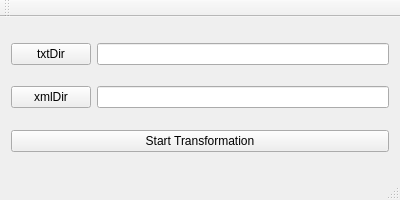
<?xml version="1.0" encoding="UTF-8"?>
<ui version="4.0">
 <class>TXT2XMLClass</class>
 <widget class="QMainWindow" name="TXT2XMLClass">
  <property name="geometry">
   <rect>
    <x>0</x>
    <y>0</y>
    <width>400</width>
    <height>200</height>
   </rect>
  </property>
  <property name="minimumSize">
   <size>
    <width>400</width>
    <height>200</height>
   </size>
  </property>
  <property name="maximumSize">
   <size>
    <width>400</width>
    <height>200</height>
   </size>
  </property>
  <property name="windowTitle">
   <string>TXT2XML</string>
  </property>
  <widget class="QWidget" name="centralWidget">
   <layout class="QVBoxLayout" name="verticalLayout_2">
    <item>
     <layout class="QVBoxLayout" name="verticalLayout">
      <item>
       <spacer name="verticalSpacer_3">
        <property name="orientation">
         <enum>Qt::Vertical</enum>
        </property>
        <property name="sizeHint" stdset="0">
         <size>
          <width>20</width>
          <height>40</height>
         </size>
        </property>
       </spacer>
      </item>
      <item>
       <layout class="QHBoxLayout" name="horizontalLayout">
        <item>
         <widget class="QPushButton" name="BTN_TXTDIR">
          <property name="text">
           <string>txtDir</string>
          </property>
         </widget>
        </item>
        <item>
         <widget class="QLineEdit" name="LINEEDIT_TXTDIR"/>
        </item>
       </layout>
      </item>
      <item>
       <spacer name="verticalSpacer">
        <property name="orientation">
         <enum>Qt::Vertical</enum>
        </property>
        <property name="sizeHint" stdset="0">
         <size>
          <width>20</width>
          <height>40</height>
         </size>
        </property>
       </spacer>
      </item>
      <item>
       <layout class="QHBoxLayout" name="horizontalLayout_2">
        <item>
         <widget class="QPushButton" name="BTN_XMLDIR">
          <property name="text">
           <string>xmlDir</string>
          </property>
         </widget>
        </item>
        <item>
         <widget class="QLineEdit" name="LINEEDIT_XMLDIR"/>
        </item>
       </layout>
      </item>
      <item>
       <spacer name="verticalSpacer_2">
        <property name="orientation">
         <enum>Qt::Vertical</enum>
        </property>
        <property name="sizeHint" stdset="0">
         <size>
          <width>20</width>
          <height>40</height>
         </size>
        </property>
       </spacer>
      </item>
      <item>
       <widget class="QPushButton" name="BTN_START">
        <property name="text">
         <string>Start Transformation</string>
        </property>
       </widget>
      </item>
      <item>
       <spacer name="verticalSpacer_4">
        <property name="orientation">
         <enum>Qt::Vertical</enum>
        </property>
        <property name="sizeHint" stdset="0">
         <size>
          <width>20</width>
          <height>40</height>
         </size>
        </property>
       </spacer>
      </item>
     </layout>
    </item>
   </layout>
  </widget>
  <widget class="QMenuBar" name="menuBar">
   <property name="geometry">
    <rect>
     <x>0</x>
     <y>0</y>
     <width>400</width>
     <height>22</height>
    </rect>
   </property>
  </widget>
  <widget class="QToolBar" name="mainToolBar">
   <attribute name="toolBarArea">
    <enum>TopToolBarArea</enum>
   </attribute>
   <attribute name="toolBarBreak">
    <bool>false</bool>
   </attribute>
  </widget>
  <widget class="QStatusBar" name="statusBar"/>
 </widget>
 <layoutdefault spacing="6" margin="11"/>
 <resources>
  <include location="TXT2XML.qrc"/>
 </resources>
 <connections/>
</ui>
